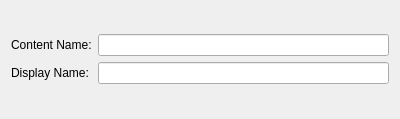
<?xml version="1.0" encoding="UTF-8"?>
<ui version="4.0">
 <class>ContentDetailForm</class>
 <widget class="QWidget" name="ContentDetailForm">
  <property name="geometry">
   <rect>
    <x>0</x>
    <y>0</y>
    <width>400</width>
    <height>119</height>
   </rect>
  </property>
  <property name="windowTitle">
   <string>Form</string>
  </property>
  <layout class="QVBoxLayout" name="verticalLayout">
   <item>
    <layout class="QGridLayout" name="gridLayout">
     <item row="0" column="0">
      <widget class="QLabel" name="label">
       <property name="text">
        <string>Content Name:</string>
       </property>
      </widget>
     </item>
     <item row="0" column="1">
      <widget class="QLineEdit" name="edtName">
       <property name="readOnly">
        <bool>true</bool>
       </property>
      </widget>
     </item>
     <item row="1" column="0">
      <widget class="QLabel" name="label_2">
       <property name="text">
        <string>Display Name:</string>
       </property>
      </widget>
     </item>
     <item row="1" column="1">
      <widget class="QLineEdit" name="edtDisplayName"/>
     </item>
    </layout>
   </item>
  </layout>
 </widget>
 <resources/>
 <connections/>
</ui>
